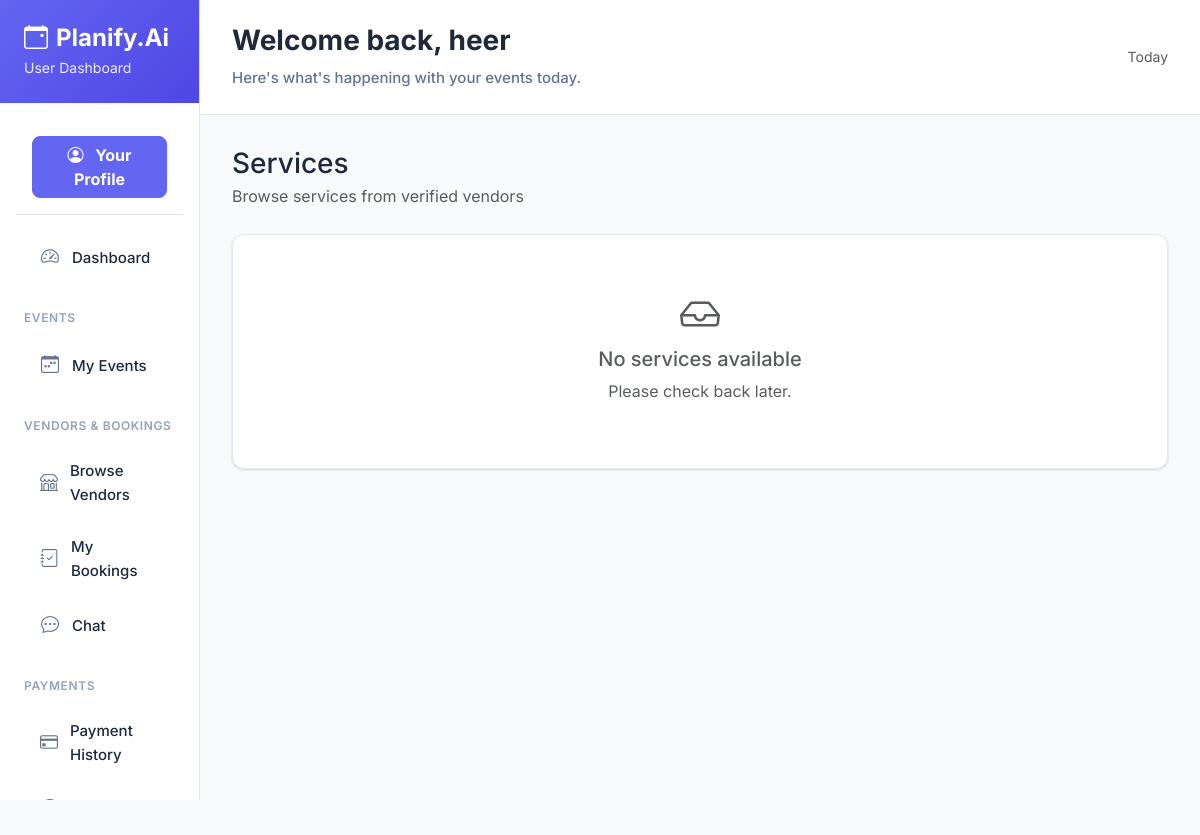
Page /user/services/ (signed in) on the earlier database version.
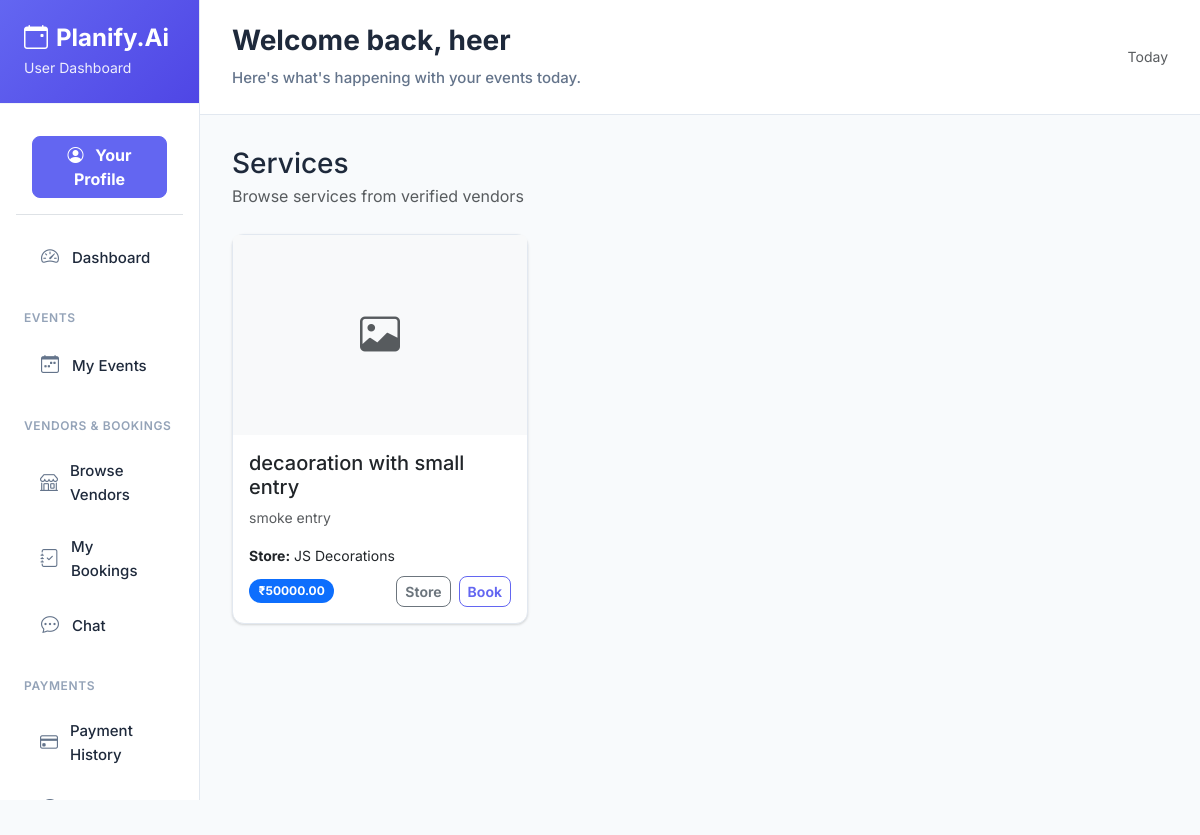
Same page on the later database version.
### vendor/models.py (models this page shows, shortened)
class Service(models.Model):
    store = models.ForeignKey(Store, on_delete=models.CASCADE, related_name='services')
    name = models.CharField(max_length=200)
    description = models.TextField()
    price = models.DecimalField(max_digits=10, decimal_places=2)
    image = models.ImageField(upload_to='service_images/', null=True, blank=True)
    is_active = models.BooleanField(default=True)
    created_at = models.DateTimeField(auto_now_add=True)
    updated_at = models.DateTimeField(auto_now=True)

class Store(models.Model):
    vendor = models.ForeignKey(User, on_delete=models.CASCADE, limit_choices_to={'role__name__iexact': 'vendor'})
    store_name = models.CharField(max_length=200)
    description = models.TextField()
    phone = models.CharField(max_length=20, null=True, blank=True)
    category = models.ForeignKey(category, on_delete=models.CASCADE)
    address = models.TextField()
    city = models.CharField(max_length=100)
    price_start = models.DecimalField(max_digits=10, decimal_places=2)
    profile_image = models.ImageField(upload_to='store_images/', null=True, blank=True)
    created_at = models.DateTimeField(auto_now_add=True)
    updated_at = models.DateTimeField(auto_now=True)
    status = models.BooleanField(default=True)  # active/inactive

### user/views.py (the view)
    def wrapper(request, *args, **kwargs):
        user_id = request.session.get('user_id')
        if not user_id:
            return redirect('/login/')
        try:
            User.objects.get(id=user_id)
        except User.DoesNotExist:
            request.session.flush()
            return redirect('/login/')
        return view_func(request, *args, **kwargs)

### event/context_processors.py (called while the page is built)
def global_app_info(request):
    return {
        'APP_NAME': 'Planify.Ai',
        'APP_LOGO_TEXT': 'PA',                 # Text logo (initials)
        'APP_LOGO_IMAGE': '/static/images/LOGO.png',   # Image logo (inside static/)
    }

def vendor_stores(request):
    try:
        from vendor.models import Store
        stores = Store.objects.filter(status=True).order_by('store_name')
    except Exception:
        stores = []
    return {
        'all_stores': stores
    }

def unread_counts(request):
    user_id = None
    try:
        user_id = request.session.get('user_id')
    except Exception:
        user_id = None
    unread_notifications = 0
    try:
        if user_id:
            from user.models import Notification
            unread_notifications = Notification.objects.filter(user_id=user_id, is_read=False).count()
    except Exception:
        unread_notifications = 0
    return {
        'unread_notifications': unread_notifications,
    }

### template/user/services_list.html (shortened to what this page needs)
{% extends "user/base.html" %}
{% block content %}
<div class="d-flex justify-content-between align-items-center mb-4">
    <div>
        <h3 class="mb-1">Services</h3>
        <p class="text-muted mb-0">Browse services from verified vendors</p>
    </div>
</div>
<div class="row g-4">
    {% if services %}
        {% for service in services %}
        <div class="col-md-6 col-lg-4">
            <div class="card h-100">
                {% if service.image %}
                <img src="{{ service.image.url }}" class="card-img-top" alt="{{ service.name }}" style="height: 200px; object-fit: cover;">
                {% else %}
                <div class="card-img-top bg-light d-flex align-items-center justify-content-center" style="height: 200px;">
                    <i class="bi bi-image fs-1 text-muted"></i>
                </div>
                {% endif %}
                <div class="card-body">
                    <h5 class="card-title">{{ service.name }}</h5>
                    <p class="card-text text-muted small">{{ service.description|truncatewords:20 }}</p>
                    <p class="mb-2 small"><strong>Store:</strong> {{ service.store.store_name }}</p>
                    <div class="d-flex justify-content-between align-items-center">
                        <span class="badge bg-primary">₹{{ service.price }}</span>
                        <div class="d-flex gap-2">
                            <a href="{% url 'user:store_detail' service.store.id %}" class="btn btn-sm btn-outline-secondary">Store</a>
                            <a href="{% url 'user:store_detail' service.store.id %}?service={{ service.id }}#book" class="btn btn-sm btn-outline-primary">Book</a>
                        </div>
                    </div>
                </div>
            </div>
        </div>
        {% endfor %}
    {% else %}
        <div class="col-12">
            <div class="card-box text-center py-5">
                <i class="bi bi-inbox fs-1 text-muted mb-3"></i>
                <h5 class="text-muted">No services available</h5>
                <p class="text-muted">Please check back later.</p>
            </div>
        </div>
    {% endif %}
</div>
{% endblock %}

Differences in the rows shown:
added Service: name "decaoration with small entry", description "smoke entry", store.store_name "JS Decorations", price "50000.00"
Other differences:
text no longer shown: "No services available Please check back later."
